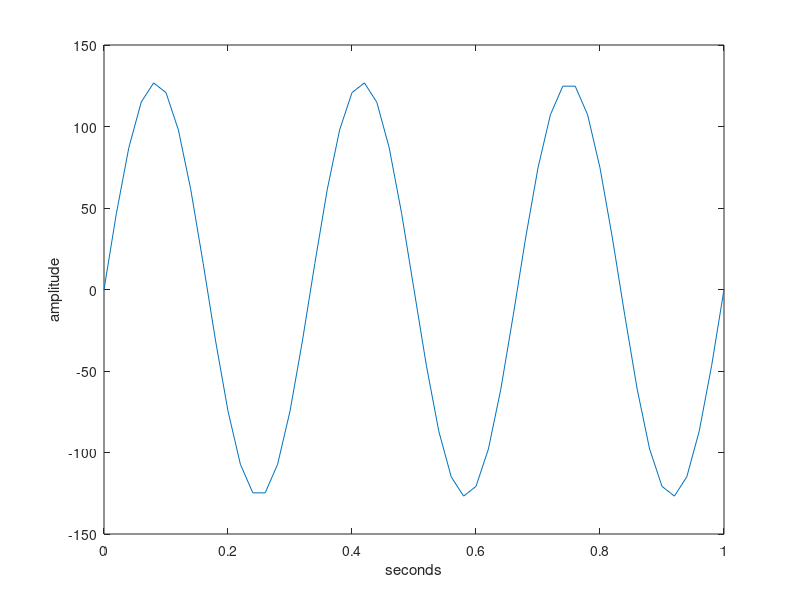
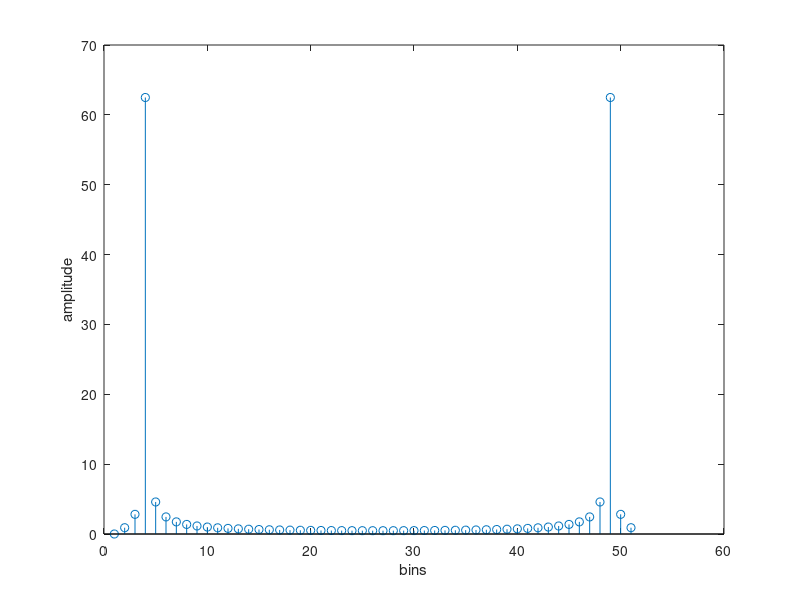

MATLAB code for these plots, in order:
clear all;
clc;

Fs = 50; % sample rate (Hz)
T = 1/Fs; % sample period (sec)

t = 0:T:1; % one second of time (Fs samples)

f = 3; % frequency of sine wave (Hz)
A = 1; % amplitude of sine wave

x = A*sin(2*pi*f*t)*127; % sine wave
% x = linspace(127, 127, 51); % DC max amplitude

X = abs(fft(x))/51 % magnitude of fft of sine wave
% DC peak ampitude = N*max time domain amplitude
% dividing result by N:
% DC peak amplitude = max time domain amplitude

figure(1)
clf
plot(t, x)
xlabel('seconds')
ylabel('amplitude')

figure(2)
clf
stem(X)
xlabel('bins')
ylabel('amplitude')